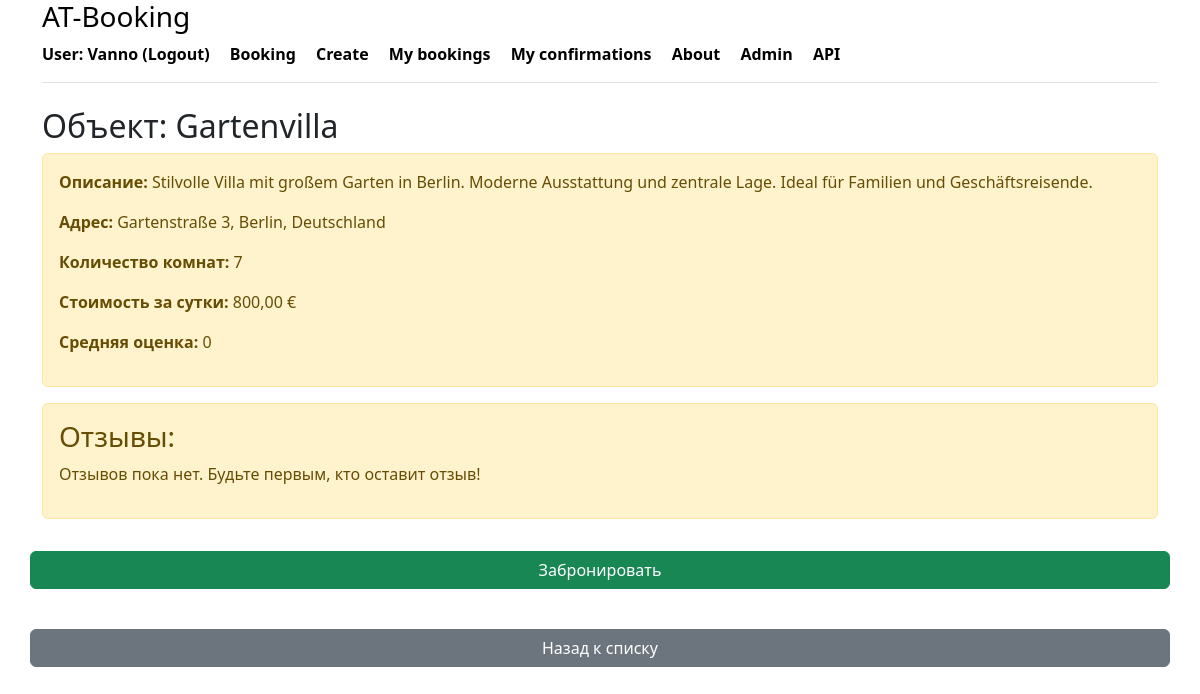
Page /housing/20/ (signed in) on the earlier database version.
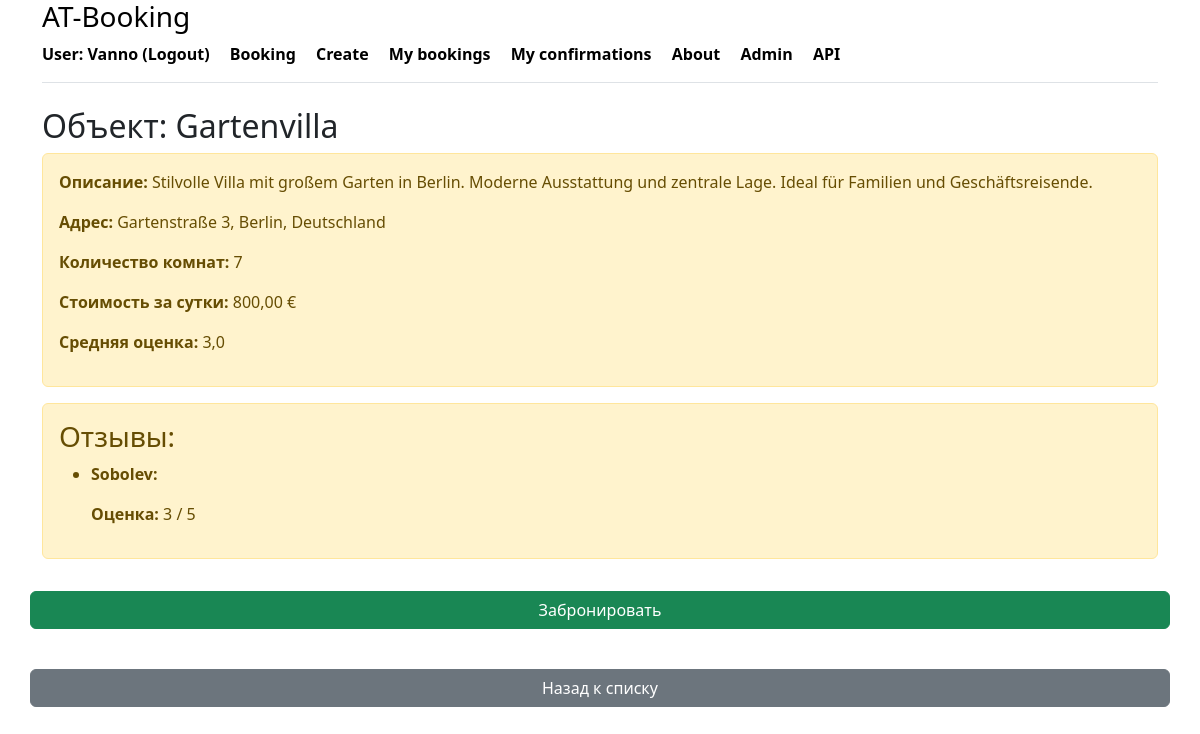
Same page on the later database version.
### booking/models.py (models this page shows, shortened)
class Housing(models.Model):
    class HousingType(models.TextChoices):
        APARTMENT = 'APARTMENT', 'Квартира'
        HOUSE = 'HOUSE', 'Дом'
        STUDIO = 'STUDIO', 'Студия'
        CASTLE = 'CASTLE', 'Замок'
        HOTEL = 'HOTEL', 'Гостиница'
        VILLA = 'VILLA', 'Вилла'
        COTTAGE = 'COTTAGE', 'Коттедж'
    name = models.CharField(_('Name of object'), max_length=100)
    type = models.CharField(
        _('Type of object'),
        max_length=20,
        choices=HousingType.choices,
        default=HousingType.APARTMENT
    )
    country = models.CharField(_('Country'), max_length=50)
    post_code = models.CharField(_('Postal code'), max_length=10)
    city = models.CharField(_('City'), max_length=50)
    street = models.CharField(_('Street'), max_length=50, null=True, blank=True)
    house_number = models.CharField(_('House number'), max_length=50, null=True, blank=True)
    rooms = models.IntegerField(_('Number of rooms'))
    description = models.TextField(_('Description'))
    price = models.DecimalField(_('Price'), max_digits=10, decimal_places=2)
    owner = models.ForeignKey(User, on_delete=models.CASCADE, related_name='owner_housings')
    is_visible = models.BooleanField(default=True)
    created_at = models.DateTimeField(auto_now_add=True)
    views = models.IntegerField(default=0)  # Поле для хранения количества просмотров
    class Meta:
        verbose_name_plural = _('housings')
        verbose_name = _('housing')
        indexes = [
            models.Index(fields=['type']),
            models.Index(fields=['price']),
        ]
    def get_average_rating(self):
        avg_rating = self.reviews.aggregate(Avg('rating')).get('rating__avg')
        return avg_rating if avg_rating is not None else 0  # Возвращаем 0, если нет отзывов

class Review(models.Model):
    rating = models.IntegerField(_('Rating'))
    text = models.TextField(_('Review'))
    created_at = models.DateTimeField(auto_now_add=True)
    owner = models.ForeignKey(User, on_delete=models.CASCADE, related_name='reviews')
    housing = models.ForeignKey(Housing, on_delete=models.CASCADE, related_name='reviews')
    class Meta:
        verbose_name_plural = _('reviews')
        verbose_name = _('review')

### booking/views.py (the view)
# urls.py: path('housing/<int:housing_id>/', housing_detail, name='housing_detail'),
@login_required
def housing_detail(request, housing_id):
    housing = get_object_or_404(Housing, pk=housing_id)
    reviews = Review.objects.filter(housing=housing)
    if request.user.is_authenticated:
        view_entry, created = ViewHistory.objects.get_or_create(
            user=request.user,
            housing=housing
        )
        if not created:
            view_entry.view_count = F('view_count') + 1
            view_entry.save()
    context = {
        'housing': housing,
        'reviews': reviews
    }
    return render(request, 'booking/housing_detail.html', context)

### booking/templates/booking/housing_detail.html (shortened to what this page needs)
{% extends 'booking/base.html' %}
{% block content %}
    <h2>Объект: {{ housing.name }}</h2>
    <div class="alert alert-warning mt-2">
        <p><strong>Описание:</strong> {{ housing.description }}</p>
        <p><strong>Адрес:</strong> {{ housing.street }} {{ housing.house_number }}, {{ housing.city }}, {{ housing.country }}</p>
        <p><strong>Количество комнат:</strong> {{ housing.rooms }}</p>
        <p><strong>Стоимость за сутки:</strong> {{ housing.price }} €</p>
        <p><strong>Средняя оценка:</strong> {{ housing.get_average_rating }}</p>
    </div>
    <div class="alert alert-warning mt-2">
        <h3>Отзывы:</h3>
        {% if reviews %}
            <ul>
                {% for review in reviews %}
                    <li>
                        <p><strong>{{ review.owner.username }}:</strong></p>
                        <p><strong>Оценка:</strong> {{ review.rating }} / 5</p>
                    </li>
                {% endfor %}
            </ul>
        {% else %}
            <p>Отзывов пока нет. Будьте первым, кто оставит отзыв!</p>
        {% endif %}
    </div>
    <div class="row">
    <a href="{% url 'create_booking' housing.id %}" class="btn btn-success mt-3">Забронировать</a>
    </div>
    <br>
    <div class="row">
    <a href="{% url 'housing_list' %}" class="btn btn-secondary mt-3">Назад к списку</a>
    </div>
{% endblock %}

Differences in the rows shown:
computed for Housing "Gartenvilla": get_average_rating "0" → "3,0"
added Review: owner.username "Sobolev", rating "3"
Other differences:
text no longer shown: "Отзывов пока нет. Будьте первым, кто оставит отзыв!"
